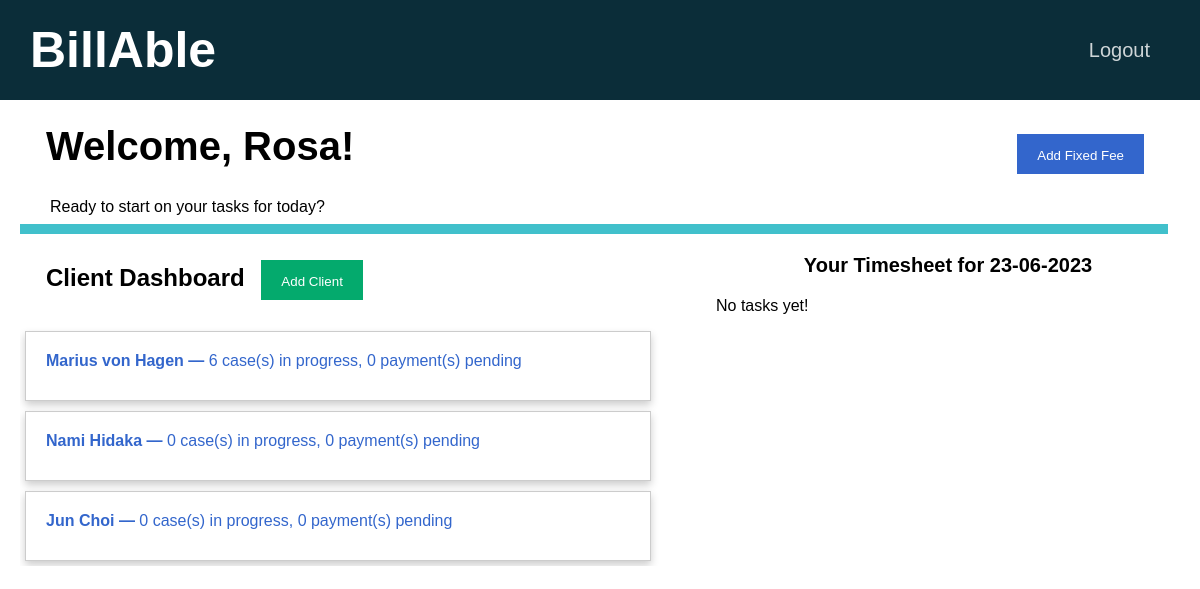
The app's page /home (signed in), older data.
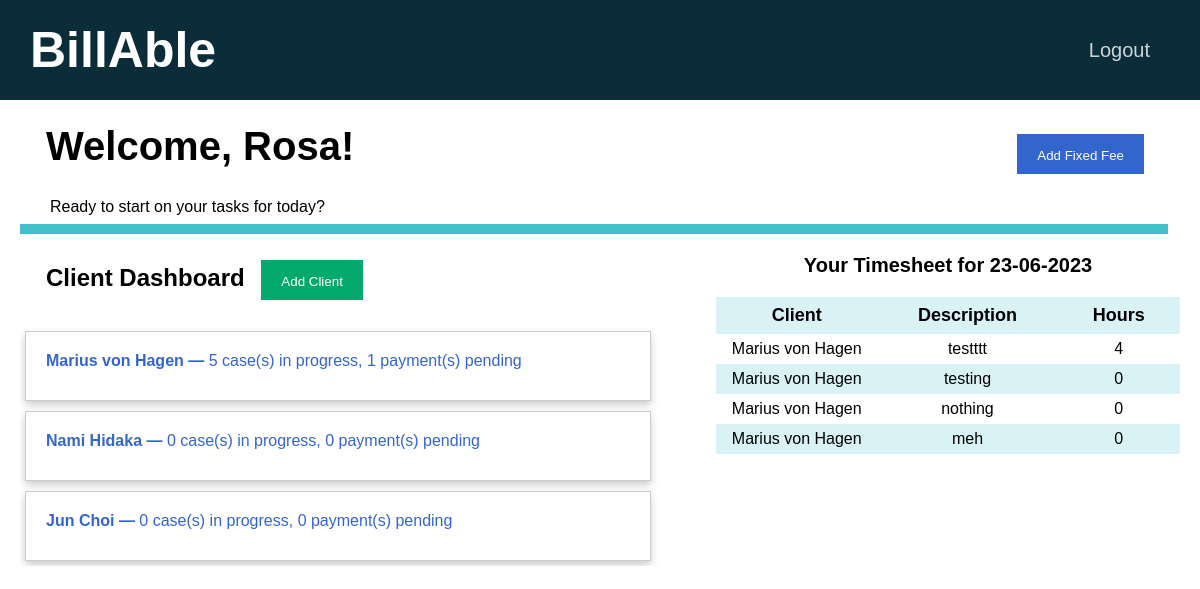
The same page, newer data.
### tables this page shows
CREATE TABLE users (id INTEGER PRIMARY KEY AUTOINCREMENT NOT NULL, name TEXT NOT NULL, email TEXT NOT NULL, hash BLOB NOT NULL, firm INTEGER NOT NULL DEFAULT 1);

CREATE TABLE clients(id INTEGER PRIMARY KEY AUTOINCREMENT NOT NULL, name TEXT NOT NULL, email TEXT NOT NULL, in_progress INTEGER NOT NULL DEFAULT 0, payment_pending INTEGER NOT NULL DEFAULT 0, payment_received INTEGER NOT NULL DEFAULT 0, firm INTEGER NOT NULL DEFAULT 1);

CREATE TABLE tasks(id INTEGER PRIMARY KEY AUTOINCREMENT NOT NULL, user_id INTEGER NOT NULL, client_id INTEGER NOT NULL, timesheet_id INTEGER NOT NULL, datetime DATETIME NOT NULL, duration NUMERIC NOT NULL, description TEXT NOT NULL, amount NUMERIC NOT NULL, FOREIGN KEY (user_id) REFERENCES users(id), FOREIGN KEY (client_id) REFERENCES clients(id), FOREIGN KEY (timesheet_id) REFERENCES timesheets(id));

### app.py (the view)
@app.route("/home", methods=["GET", "POST"])
@login_required
def home():
    id = session["user_id"]
    connection = sqlite3.connect("database.db")
    connection.row_factory = sqlite3.Row
    cursor = connection.cursor()
    user = cursor.execute("SELECT name FROM users WHERE id = ?", [id]).fetchone()
    name = user["name"]
    clients = []
    rows = cursor.execute("SELECT * FROM users_clients WHERE user_id = ?", [id]).fetchall()
    tasks = cursor.execute("SELECT * FROM users_clients WHERE user_id = ?", [id]).fetchall()
    for row in rows:
        client_id = row["client_id"]
        client_info = cursor.execute("SELECT * FROM clients WHERE id = ?", [client_id]).fetchone()
        client = {}
        client["name"] = client_info["name"]
        client["id"] = client_info["id"]
        client["in_progress"] = client_info["in_progress"]
        client["payment_pending"] = client_info["payment_pending"]
        client["payment_received"] = client_info["payment_received"]
        clients.append(client)
    today = datetime.datetime.now().strftime("%d-%m-%Y")
    tasks = []
    t_rows = cursor.execute("SELECT * FROM tasks WHERE user_id = ? AND datetime = ?", [id, today]).fetchall()
    for row in t_rows:
        task = {}
        task["description"] = row["description"]
        task["duration"] = row["duration"]
        client_id = row["client_id"]
        task["client"] = cursor.execute("SELECT name FROM clients WHERE id = ?", [client_id]).fetchone()["name"]
        tasks.append(task)
    connection.close()
    return render_template("home.html", name=name, clients=clients, tasks=tasks, date=today)

### helpers.py (called while the page is built)
def login_required(f):
    @wraps(f)
    def decorated_function(*args, **kwargs):
        if session.get("user_id") is None:
            return redirect("/login")
        return f(*args, **kwargs)
    return decorated_function

### templates/home.html (shortened to what this page needs)
{% extends "layout.html" %}
{% block main %}
    <div class="container page-header">
        <b> Welcome, {{ name }}! </b>
        <span style="float: right;">
            <button type="button" class="option-button primarybtn" id="newFixedFeeModalOpen">
                Add Fixed Fee
            </button>
        </span>
    </div>
    <p class="tagline">Ready to start on your tasks for today?</p>
    <hr class="tab-bar">
    <div>
        <div class="dashboard">
            <h2 class="container">
                Client Dashboard
                <span>
                    <button type="button" class="option-button successbtn" id="addClientModalOpen">
                        Add Client
                    </button>
                </span>
            </h2>
            {% if clients %}
                {% for client in clients %}
                <a href="{{ url_for('client', id=client['id']) }}" class="stretched-link">
                    <div class="card">
                        <b>{{ client["name"] }} &mdash;</b>
                        {{ client["in_progress"] }} case(s) in progress,
                        {{ client["payment_pending"] }} payment(s) pending
                    </div>
                </a>
                {% endfor %}
            {% else %}
                You have not been assigned to any clients yet!
            {% endif %}
        </div>
        <div class="personal-timesheet">
            <p class="table-title">
                <b>Your Timesheet for {{ date }}</b>
            </p>
            {% if tasks %}
                <table class="table timesheet-table">
                    <thead>
                        <tr>
                            <th scope="col">Client</th>
                            <th scope="col">Description</th>
                            <th scope="col">Hours</th>
                        </tr>
                    </thead>
                    <tbody>
                        {% for task in tasks %}
                            <tr>
                                <td>{{ task["client"] }}</td>
                                <td>{{ task["description"] }}</td>
                                <td>{{ task["duration"] }}</td>
                            </tr>
                        {% endfor %}
                    </tbody>
                </table>
            {% else %}
                No tasks yet!
            {% endif %}
        </div>
    </div>
{% endblock %}

### templates/layout.html (shortened to what this page needs)
<!DOCTYPE html>
<html lang="en">
    <head>
        <link rel="stylesheet" href="{{ url_for('static', filename='styles.css') }}">
    </head>
    <body>
        <nav>
            <div>
                <a href="{{ url_for('home') }}" class="nav-logo nav-item">BillAble</a>
                {% if session["user_id"] %}
                    <a href="/logout" class="nav-item nav-link">Logout</a>
                {% endif %}
            </div>
        </nav>
        <main>
            {% block main %}
            {% endblock %}
        </main>
    </body>
</html>

### static/styles.css (style rules this page uses)
body { font-family: Arial, Helvetica, sans-serif; margin: 0; overflow-x: hidden; }
main { margin-left: 20px; margin-right: 20px; }
table { margin-left: auto; margin-right: auto; border-collapse: collapse; }
th { font-size: 18px; padding-left: 24px; padding-right: 24px; padding-top: 8px; padding-bottom: 8px; border: none; }
thead th { background-color: #d9f2f5; }
tr { border: none; }
tr:nth-child(even) { background-color: #d9f2f5; }
td { border: none; padding-top: 6px; padding-bottom: 6px; }
button { border: none; }
nav { background-color: #0b2d39; color: #fff; width: 100%; height: 100px; }
a { color: #3366cc; text-decoration: none }
.nav-logo { font-size: 50px; font-weight: bold; padding-left: 30px; line-height: 100px; }
.nav-item { color: #fff; list-style: none; }
.nav-link { font-size: 20px; line-height: 100px; float: right; margin-right: 50px; opacity: 0.8; }
.page-header { font-size: 40px; line-height: 40px; }
.tagline { margin-left: 30px; height: 10px; }
.table-title { font-size: 20px; text-align: center; }
.option-button { color: white; padding: 14px 20px; height: 40px; margin-left: 10px; margin-right: 10px; cursor: pointer; }
.tab-bar { background-color: #41c0cb; height: 10px; border: none; width: 99%; margin: 0; padding: 0; }
.dashboard { float: left; height: 60%; width: 60%; overflow-y: auto; }
.personal-timesheet { float: left; width: 40%; }
.timesheet-table { width: 100%; text-align: center; }
.card { width: 90%; height: 70px; padding: 20px; margin: 5px; display: inline-block; align-items: center; border: 1px solid #ccc; box-sizing: border-box; box-shadow: 0 4px 8px 0 rgba(0,0,0,0.2); transition: 0.3s; }
.stretched-link { height: 100%; }
.successbtn { background-color: #04AA6D; }
.primarybtn { background-color: #3366cc; }
.container { margin: 10px; padding: 16px; align-items: center; }

Row changes from the older to the newer data that the page shows:
changed clients "Marius von Hagen": in_progress "6" → "5"; payment_pending "0" → "1"
added tasks: description "testttt"
added tasks: description "testing"
added tasks: description "nothing"
added tasks: description "meh"
Text that changed along with them:
text no longer shown: "No tasks yet!"
text now shown: "Client Description Hours"
new list line: "Marius von Hagen"
new list line: "4"
new list line: "0"
